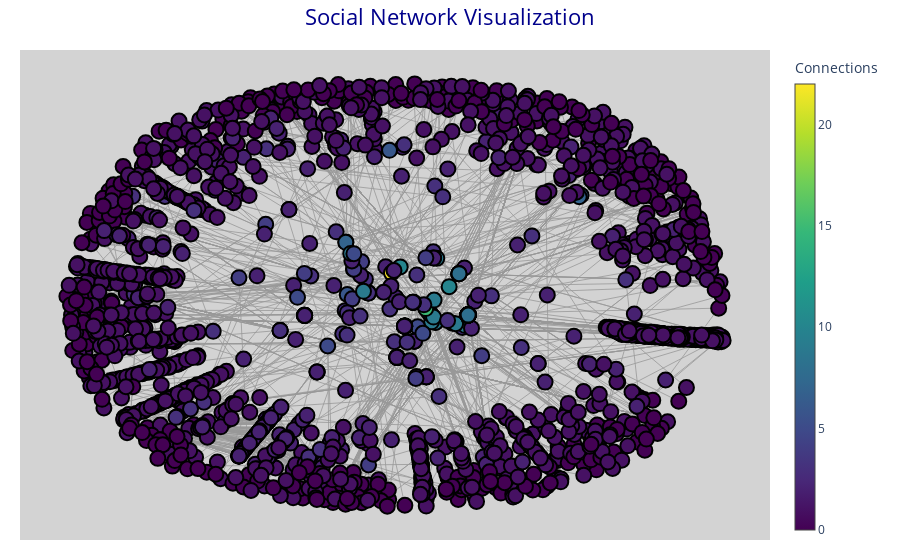

This figure's notebook cell:
### Markdown cell above
### **Visualizing Social Network Graph and Centrality Metrics**

Below code constructs a directed social network graph from interaction data, calculates key centrality metrics (`degree, betweenness, and closeness`) to identify influential nodes, and visualizes the network using `Plotly`. Nodes are styled based on their connection counts, with hover text providing insights into individual roles within the network. The visualization highlights user interactions, helping identify key influencers and network dynamics effectively.

### Code cell
import networkx as nx
import plotly.graph_objects as go
import pandas as pd

# Create a directed graph from the interaction data
interaction_graph = nx.from_pandas_edgelist(
    interaction_network, 
    source='Initiator', 
    target='Receiver', 
    create_using=nx.DiGraph()
)

# Compute centrality metrics
node_degrees = dict(interaction_graph.degree())
node_betweenness = nx.betweenness_centrality(interaction_graph)
node_closeness = nx.closeness_centrality(interaction_graph)

# Compile centrality metrics into a DataFrame
centrality_metrics = pd.DataFrame({
    'Node_ID': interaction_graph.nodes(),
    'Degree_Centrality': node_degrees.values(),
    'Betweenness_Centrality': node_betweenness.values(),
    'Closeness_Centrality': node_closeness.values()
})

# Define node positions using spring layout
layout_positions = nx.spring_layout(interaction_graph)

# Prepare edges for visualization
edges_x = []
edges_y = []
for edge in interaction_graph.edges():
    start_x, start_y = layout_positions[edge[0]]
    end_x, end_y = layout_positions[edge[1]]
    edges_x.extend([start_x, end_x, None])  # None separates edge segments
    edges_y.extend([start_y, end_y, None])

# Create edge trace for the graph visualization
edges_trace = go.Scatter(
    x=edges_x,
    y=edges_y,
    line=dict(width=0.8, color='#999'),
    hoverinfo='none',
    mode='lines'
)

# Prepare nodes for visualization
nodes_x = []
nodes_y = []
for node in layout_positions:
    node_x, node_y = layout_positions[node]
    nodes_x.append(node_x)
    nodes_y.append(node_y)

# Create node trace
nodes_trace = go.Scatter(
    x=nodes_x,
    y=nodes_y,
    mode='markers',
    hoverinfo='text',
    marker=dict(
        showscale=True,
        colorscale='Viridis',  
        size=15,  
        color=[],  # Placeholder for colors
        colorbar=dict(
            title="Connections",
            thickness=20,
            tickfont=dict(size=12),
        ),
        line=dict(width=2, color='black')  # Added bold borders
    )
)

# Add hover text to nodes
node_colors = []
node_hover_text = []
for node, adjacencies in enumerate(interaction_graph.adjacency()):
    node_colors.append(len(adjacencies[1]))  # Number of connections
    node_hover_text.append(f"Node: {adjacencies[0]} | Connections: {len(adjacencies[1])}")

nodes_trace.marker.color = node_colors
nodes_trace.text = node_hover_text

# Assemble the final graph figure 
network_fig = go.Figure(
    data=[edges_trace, nodes_trace],
    layout=go.Layout(
        title=dict(
            text="Social Network Visualization",
            font=dict(size=22, color="darkblue"),  # title style
            x=0.5  # Centered title
        ),
        showlegend=False,
        hovermode='closest',
        margin=dict(b=20, l=20, r=20, t=50),  # margins
        plot_bgcolor="lightgray",  
        xaxis=dict(showgrid=False, zeroline=False, showticklabels=False),
        yaxis=dict(showgrid=False, zeroline=False, showticklabels=False)
    )
)

# Display the network visualization
network_fig.show()

### Figure 1 — Plotly figure (JSON) as saved in the notebook; plotly's stock layout.template omitted (floating-point values rounded to 4 significant figures; data arrays with more than 128 entries replaced by an {"elided": "..."} marker saying what was removed)
{"data": [{"hoverinfo": "none", "line": {"color": "#999", "width": 0.8}, "mode": "lines", "type": "scatter", "x": {"elided": "9699 float values"}, "y": {"elided": "9699 float values"}}, {"hoverinfo": "text", "marker": {"color": {"elided": "2147 int values"}, "colorbar": {"thickness": 20, "tickfont": {"size": 12}, "title": {"text": "Connections"}}, "colorscale": [[0, "#440154"], [0.1111, "#482878"], [0.2222, "#3e4989"], [0.3333, "#31688e"], [0.4444, "#26828e"], [0.5556, "#1f9e89"], [0.6667, "#35b779"], [0.7778, "#6ece58"], [0.8889, "#b5de2b"], [1, "#fde725"]], "line": {"color": "black", "width": 2}, "showscale": true, "size": 15}, "mode": "markers", "text": {"elided": "2147 str values"}, "type": "scatter", "x": {"elided": "2147 float values"}, "y": {"elided": "2147 float values"}}], "layout": {"hovermode": "closest", "margin": {"b": 20, "l": 20, "r": 20, "t": 50}, "plot_bgcolor": "lightgray", "showlegend": false, "title": {"font": {"color": "darkblue", "size": 22}, "text": "Social Network Visualization", "x": 0.5}, "xaxis": {"showgrid": false, "showticklabels": false, "zeroline": false}, "yaxis": {"showgrid": false, "showticklabels": false, "zeroline": false}}}
